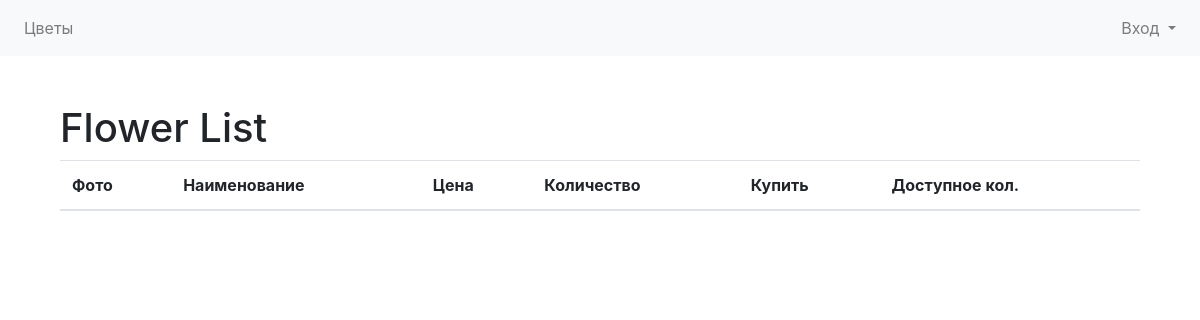
The page /flowers/ on the database as committed earlier.
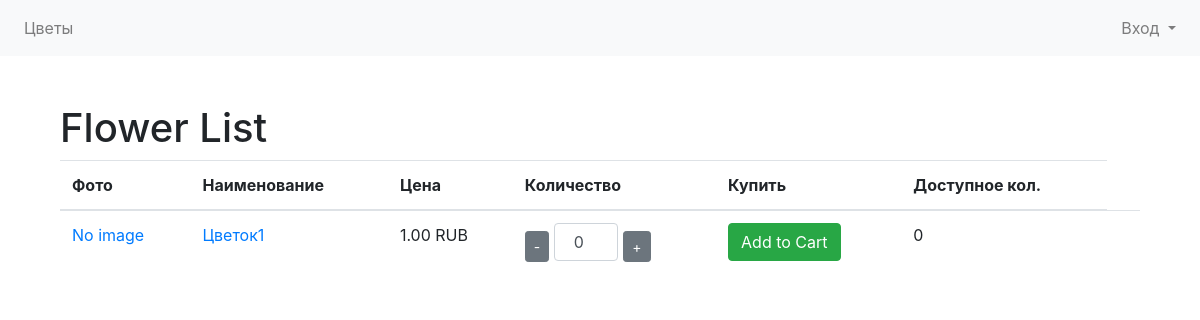
The same page on the database as committed later.
### flowers/models.py (models this page shows)
class Flower(models.Model):
    name = models.CharField(max_length=100)
    description = models.TextField()
    price = models.DecimalField(max_digits=6, decimal_places=2, blank=True, null=True)
    image = models.ImageField(upload_to='flowers/', blank=True, null=True)
    stock = models.DecimalField(max_digits=6, decimal_places=0, blank=True, null=True, default=0)# Requires Pillow library

### flowers/views.py (the view)
# urls.py: path('', views.FlowerListView.as_view(), name='flower-list'),
class FlowerListView(ListView):
    model = Flower
    template_name = 'flowers/flower_list.html'
    context_object_name = 'flowers'
    context = {'use_specific_css': True}

### Templates/flowers/flower_list.html (shortened to what this page needs)
{% extends 'base.html' %}
{% block content %}
    <div class="container">
        <div class="row">
            <div class="col">
                <h1>Flower List</h1>
                <table class="table">
                    <thead>
                        <tr>
                            <th>Фото</th>
                            <th>Наименование</th>
                            <th>Цена</th>
                            <th>Количество</th>
                            <th>Купить</th>
                            <th>Доступное кол.</th>
                        </tr>
                    </thead>
                    <tbody>
                        {% for flower in flowers %}
                            <tr>
                                <td>
                                    <a href="{% url 'flowers:flower-detail' flower.id %}">
                                        {% if flower.image %}
                                            <img src="{{ flower.image.url }}" alt="{{ flower.name }}" width="50">
                                        {% else %}
                                            <p>No image</p>
                                        {% endif %}
                                    </a>
                                </td>
                                <td>
                                    <a href="{% url 'flowers:flower-detail' flower.id %}">
                                        {{ flower.name }}
                                    </a>
                                </td>
                                <td>{{ flower.price }} RUB</td>
                                <td>
                                    <div class="quantity-control" style="display: flex; align-items: center; gap: 5px;">
                                        <button class="btn btn-sm btn-secondary decrement-btn">-</button>
                                        <label>
                                            <input type="number" class="form-control quantity-input" value="0" min="0" data-flower-id="{{ flower.id }}"
                                                   style="width: auto; min-width: 2em; max-width: 4em; text-align: center" id="quantityInput" data-stock={{ flower.stock }}>
                                        </label>
                                        <button class="btn btn-sm btn-secondary increment-btn">+</button>
                                    </div>
                                </td>
                                <td>
                                    <button class="btn btn-success add-to-cart-btn" data-flower-id="{{ flower.id }}">
                                         Add to Cart
                                    </button>
                                </td>
                                <td>
                                    <p>{{ flower.stock }}</p>
                                </td>
                                <td>
                                </td>
                            </tr>
                        {% endfor %}
                    </tbody>
                </table>
            </div>
        </div>
    </div>
{% endblock %}

Rows that differ between the two databases and show on the page:
added Flower: image "No image", name "Цветок1", price "1.00", stock "0"
